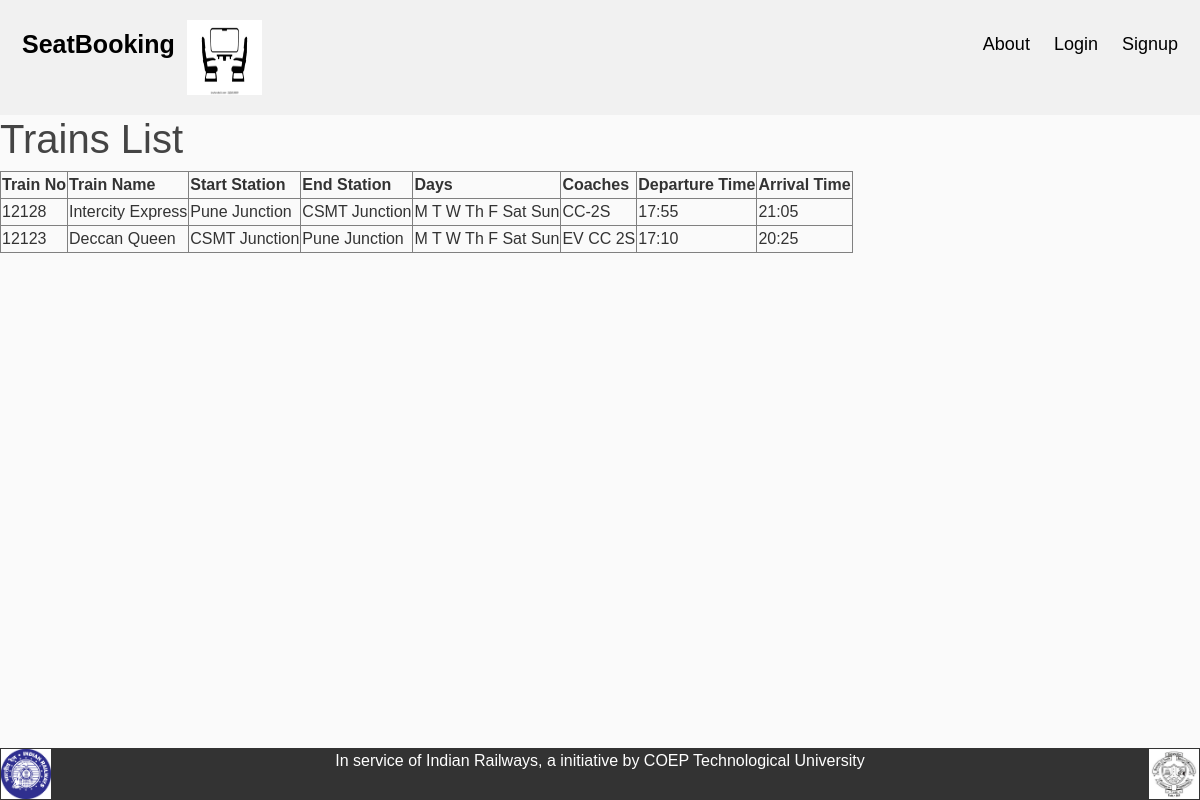
/trainlist, run on the app's committed database.
### tut3/models.py (models this page shows, shortened)
class TrainsList(db.Model):
    id=db.Column(db.Integer,primary_key=True)
    trainno=db.Column(db.String(10),nullable=False)
    trainname=db.Column(db.String(100),nullable=False)
    startstation=db.Column(db.String(100),nullable=False)
    endstation=db.Column(db.String(100),nullable=False)
    days=db.Column(db.String(100),nullable=False)
    departuretime=db.Column(db.String(10),nullable=False)
    arrivaltime=db.Column(db.String(10),nullable=False)
    coaches=db.Column(db.String(10),nullable=False)

### tut3/routes.py (the view)
@app.route("/trainlist")
def traindetails():
    trains=TrainsList.query.all()
    return render_template('traindetails.html',trains=trains)

### tut3/templates/traindetails.html (shortened to what this page needs)
{% extends "layout.html" %}
{% block body %}
<!DOCTYPE html>
<html lang="en">
<head>
</head>
<body>
    <h1>Trains List</h1>
    <table border="1">
        <thead>
            <tr>
                <th>Train No</th>
                <th>Train Name</th>
                <th>Start Station</th>
                <th>End Station</th>
                <th>Days</th>
                <th>Coaches</th>
                <th>Departure Time</th>
                <th>Arrival Time</th>
            </tr>
        </thead>
        <tbody>
            {% for train in trains %}
            <tr>
                <td>{{ train.trainno }}</td>
                <td>{{ train.trainname }}</td>
                <td>{{ train.startstation }}</td>
                <td>{{ train.endstation }}</td>
                <td>{{ train.days }}</td>
                <td>{{ train.coaches }}</td>
                <td>{{ train.departuretime }}</td>
                <td>{{ train.arrivaltime }}</td>
            </tr>
            {% endfor %}
        </tbody>
    </table>
</body>
</html>
{% endblock %}

### tut3/templates/layout.html (shortened to what this page needs)
<!DOCTYPE html>
<html>
<head>
<link rel="stylesheet" href="https://cdn.jsdelivr.net/npm/bootstrap@4.4.1/dist/css/bootstrap.min.css">
<link rel="stylesheet" type="text/css" href="{{ url_for('static', filename='main.css') }}">
</head>
<body>
<div class="header">
  <a href="#default" class="logo">SeatBooking</a>
  <img src="{{ url_for('static',filename='logo.png') }} " alt="Websitelogo" width="75" height="75">
  <div class="header-right">
  	{% if current_user.is_authenticated %}
  		<a href="{{ url_for('logout')}}">Logout</a>
      <a href="{{ url_for('account')}}">Account</a>
      <a href="{{ url_for('traindetails') }}">Trains</a>
      <a href="{{ url_for('train_list')}}">Seat Availabilty</a>
      <a href="{{ url_for('add_train') }}">Add Train</a>
      <a href="{{ url_for('deletetrain')}}">Remove Train</a>
  	{% else %}
    	<a href="{{ url_for('about_us')}}">About</a>
    	<a href="{{ url_for('login')}}">Login</a>
    	<a href="{{ url_for('signup')}}">Signup</a>
    {% endif %}
  </div>
</div>
</body>
</html>
{% block body %} {% endblock %}
<!DOCTYPE html>
<html lang="en">
<head>
</head>
<body>
    <footer>
        <img align="left" src="{{ url_for('static', filename='raillogo.png') }}" alt="Rail Logo" width="75" height="75">
        <img align="right"  src="{{ url_for('static',filename='coeplogo.jpeg') }}" alt="Coep Logo" width="75" height="75">
        <p>In service of Indian Railways, a initiative by COEP Technological University</p>
    </footer>
</body>
</html>

### tut3/static/main.css (style rules this page uses)
body { background: #fafafa; color: #333333; margin-top: 5rem; }
h1, h2, h3, h4, h5, h6 { color: #444444; }

### tut3/templates/layout.html (style rules this page uses)
footer { text-align: center; background-color: #333; color: white; padding: 1px; position: fixed; bottom: 0; width: 100%; }
footer img { display: block; margin: 0 auto; width: 50px; height: 50px; }

### data on the page
TrainsList: trainno "12128", trainname "Intercity Express", startstation "Pune Junction", endstation "CSMT Junction", days "M T W Th F Sat Sun", coaches "CC-2S", departuretime "17:55", arrivaltime "21:05"
TrainsList: trainno "12123", trainname "Deccan Queen", startstation "CSMT Junction", endstation "Pune Junction", days "M T W Th F Sat Sun", coaches "EV CC 2S", departuretime "17:10", arrivaltime "20:25"
